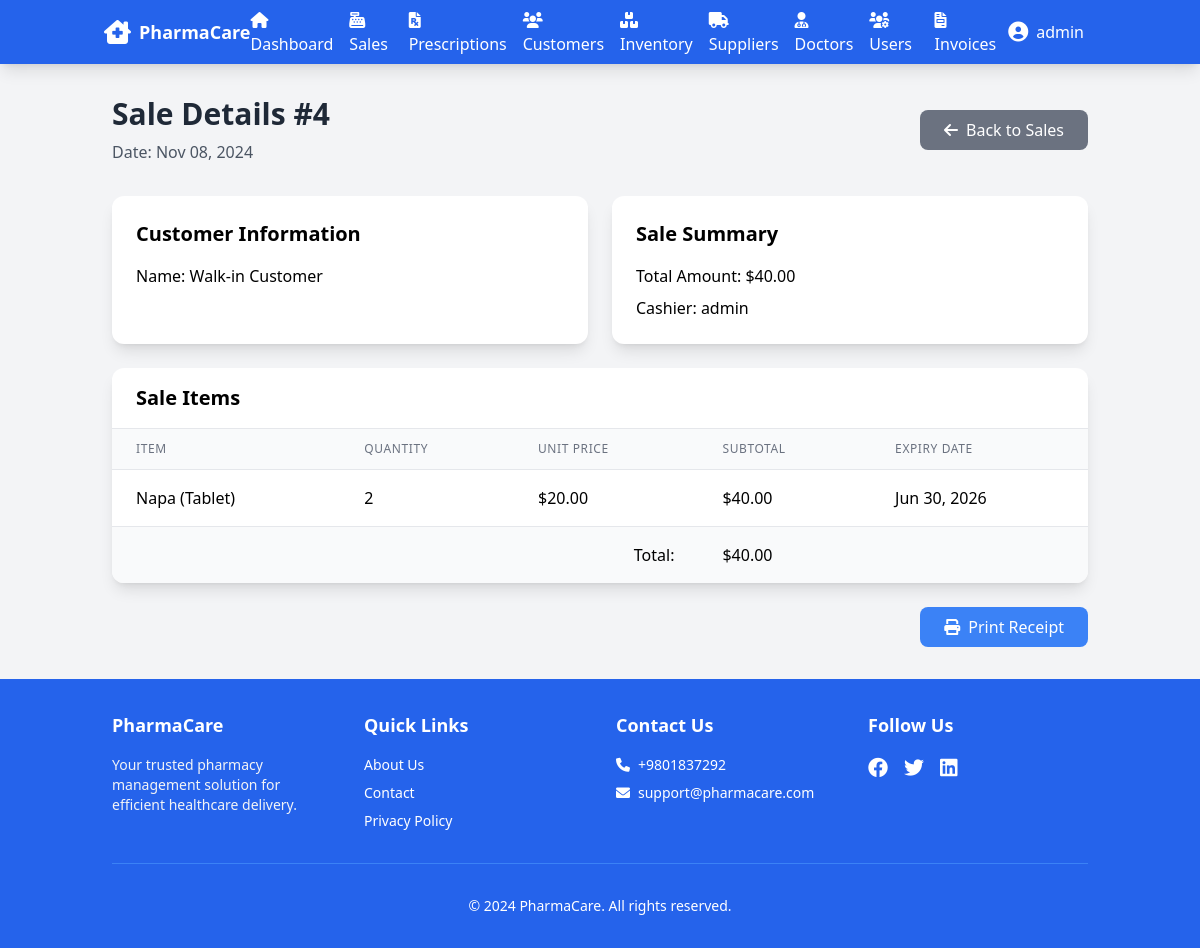
Screenshot of /sales/view_sale.php?id=4 (signed in) with the database file from the repository.
### tables this page shows
CREATE TABLE `counter_sale` (
  `sale_id` int(11) NOT NULL,
  `customer_id` int(11) DEFAULT NULL,
  `sale_date` date DEFAULT NULL,
  `total_amount` decimal(10,2) NOT NULL,
  `user_id` int(11) DEFAULT NULL
);

CREATE TABLE `user` (
  `user_id` int(11) NOT NULL,
  `username` varchar(50) NOT NULL,
  `password_hash` varchar(255) NOT NULL,
  `role` varchar(20) DEFAULT NULL,
  `last_login` datetime DEFAULT NULL
);

CREATE TABLE `counter_sale_item` (
  `sale_item_id` int(11) NOT NULL,
  `sale_id` int(11) DEFAULT NULL,
  `stock_item_id` int(11) DEFAULT NULL,
  `quantity` int(11) NOT NULL,
  `unit_price` decimal(10,2) NOT NULL
);

CREATE TABLE `drug` (
  `drug_id` int(11) NOT NULL,
  `name` varchar(100) NOT NULL,
  `description` varchar(200) DEFAULT NULL,
  `dosage_form` varchar(50) DEFAULT NULL,
  `category_id` int(11) DEFAULT NULL,
  `supplier_id` int(11) DEFAULT NULL
);

CREATE TABLE `stock_item` (
  `stock_item_id` int(11) NOT NULL,
  `drug_id` int(11) DEFAULT NULL,
  `supplier_id` int(11) DEFAULT NULL,
  `quantity` int(11) NOT NULL,
  `expiry_date` date DEFAULT NULL,
  `unit_price` decimal(10,2) NOT NULL,
  `user_id` int(11) DEFAULT NULL
);

### sales/view_sale.php (the view, shortened to what this page needs)
<?php
require_once '../includes/db_connect.php';
include_once '../includes/header.php';
$sale_id = isset($_GET['id']) ? (int)$_GET['id'] : 0;
$query = "
    SELECT
        cs.*,
        c.name as customer_name,
        c.contact_info as customer_contact,
        u.username as cashier_name
    FROM COUNTER_SALE cs
    LEFT JOIN CUSTOMER c ON cs.customer_id = c.customer_id
    JOIN USER u ON cs.user_id = u.user_id
    WHERE cs.sale_id = ?
";
$stmt = $pdo->prepare($query);
$stmt->execute([$sale_id]);
$sale = $stmt->fetch();
$items_query = "
    SELECT
        csi.*,
        si.expiry_date,
        d.name as drug_name,
        d.dosage_form
    FROM COUNTER_SALE_ITEM csi
    JOIN STOCK_ITEM si ON csi.stock_item_id = si.stock_item_id
    JOIN DRUG d ON si.drug_id = d.drug_id
    WHERE csi.sale_id = ?
";
$stmt = $pdo->prepare($items_query);
$stmt->execute([$sale_id]);
$items = $stmt->fetchAll();
?>
<div class="container mx-auto px-6 py-8">
    <div class="flex justify-between items-center mb-8">
        <div>
            <h2 class="text-3xl font-bold text-gray-800">Sale Details #<?php echo $sale_id; ?></h2>
            <p class="text-gray-600 mt-2">
                Date: <?php echo date('M d, Y', strtotime($sale['sale_date'])); ?>
            </p>
        </div>
        <a href="sales.php" class="bg-gray-500 hover:bg-gray-600 text-white px-6 py-2 rounded-lg transition">
            <i class="fas fa-arrow-left mr-2"></i>Back to Sales
        </a>
    </div>
    <div class="grid grid-cols-1 md:grid-cols-2 gap-6 mb-6">
        <div class="bg-white rounded-xl shadow-lg p-6">
            <h3 class="text-xl font-semibold mb-4">Customer Information</h3>
            <div class="space-y-2">
                <p><span class="font-medium">Name:</span>
                    <?php echo htmlspecialchars($sale['customer_name'] ?? 'Walk-in Customer'); ?>
                </p>
            </div>
        </div>
        <div class="bg-white rounded-xl shadow-lg p-6">
            <h3 class="text-xl font-semibold mb-4">Sale Summary</h3>
            <div class="space-y-2">
                <p><span class="font-medium">Total Amount:</span>
                    $<?php echo number_format($sale['total_amount'], 2); ?>
                </p>
                <p><span class="font-medium">Cashier:</span>
                    <?php echo htmlspecialchars($sale['cashier_name']); ?>
                </p>
            </div>
        </div>
    </div>
    <div class="bg-white rounded-xl shadow-lg overflow-hidden">
        <div class="px-6 py-4 border-b border-gray-200">
            <h3 class="text-xl font-semibold">Sale Items</h3>
        </div>
        <table class="min-w-full divide-y divide-gray-200">
            <thead class="bg-gray-50">
                <tr>
                    <th class="px-6 py-3 text-left text-xs font-medium text-gray-500 uppercase tracking-wider">Item</th>
                    <th class="px-6 py-3 text-left text-xs font-medium text-gray-500 uppercase tracking-wider">Quantity</th>
                    <th class="px-6 py-3 text-left text-xs font-medium text-gray-500 uppercase tracking-wider">Unit Price</th>
                    <th class="px-6 py-3 text-left text-xs font-medium text-gray-500 uppercase tracking-wider">Subtotal</th>
                    <th class="px-6 py-3 text-left text-xs font-medium text-gray-500 uppercase tracking-wider">Expiry Date</th>
                </tr>
            </thead>
            <tbody class="bg-white divide-y divide-gray-200">
                <?php foreach ($items as $item): ?>
                    <tr>
                        <td class="px-6 py-4">
                            <?php echo htmlspecialchars($item['drug_name'] . ' (' . $item['dosage_form'] . ')'); ?>
                        </td>
                        <td class="px-6 py-4"><?php echo $item['quantity']; ?></td>
                        <td class="px-6 py-4">$<?php echo number_format($item['unit_price'], 2); ?></td>
                        <td class="px-6 py-4">
                            $<?php echo number_format($item['quantity'] * $item['unit_price'], 2); ?>
                        </td>
                        <td class="px-6 py-4">
                            <?php echo date('M d, Y', strtotime($item['expiry_date'])); ?>
                        </td>
                    </tr>
                <?php endforeach; ?>
            </tbody>
            <tfoot class="bg-gray-50">
                <tr>
                    <td colspan="3" class="px-6 py-4 text-right font-medium">Total:</td>
                    <td class="px-6 py-4 font-medium">
                        $<?php echo number_format($sale['total_amount'], 2); ?>
                    </td>
                    <td></td>
                </tr>
            </tfoot>
        </table>
    </div>
    <div class="mt-6 flex justify-end">
        <button onclick="printReceipt()" class="bg-blue-500 hover:bg-blue-600 text-white px-6 py-2 rounded-lg transition">
            <i class="fas fa-print mr-2"></i>Print Receipt
        </button>
    </div>
</div>
<?php include_once '../includes/footer.php'; ?>

### rows the page displays
counter_sale: sale_date "Nov 08, 2024", total_amount "40.00", user.username "admin"
counter_sale_item: drug.name+dosage_form "Napa (Tablet)", quantity "2", unit_price "20.00", $item['quantity'] * $item['unit_price'] "40.00", stock_item.expiry_date "Jun 30, 2026"

### other values shown
$_SESSION['username'] "admin"
$sale_id "4"
$sale['customer_name'] "Walk-in Customer"
